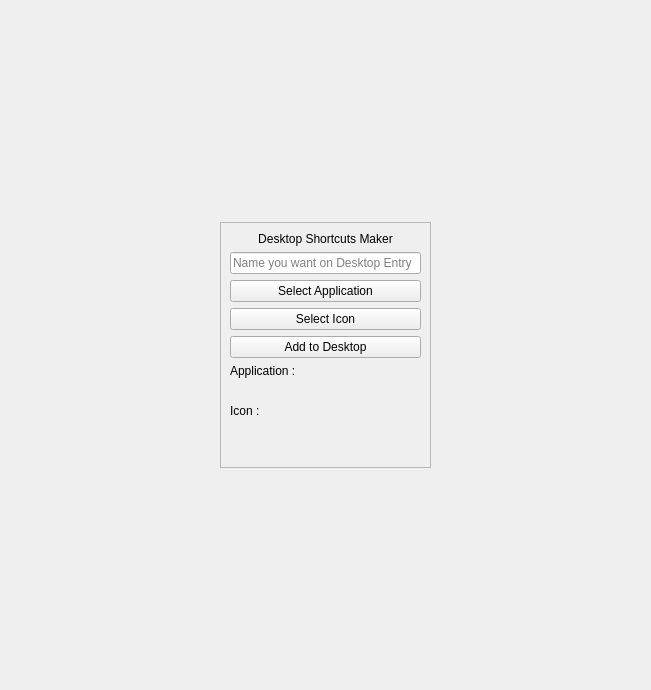
<?xml version="1.0" encoding="UTF-8"?>
<ui version="4.0">
 <class>MainWindow</class>
 <widget class="QMainWindow" name="MainWindow">
  <property name="geometry">
   <rect>
    <x>0</x>
    <y>0</y>
    <width>651</width>
    <height>690</height>
   </rect>
  </property>
  <property name="windowTitle">
   <string>MainWindow</string>
  </property>
  <widget class="QWidget" name="centralwidget">
   <layout class="QGridLayout" name="gridLayout">
    <item row="1" column="0">
     <spacer name="horizontalSpacer">
      <property name="orientation">
       <enum>Qt::Orientation::Horizontal</enum>
      </property>
      <property name="sizeHint" stdset="0">
       <size>
        <width>40</width>
        <height>20</height>
       </size>
      </property>
     </spacer>
    </item>
    <item row="0" column="1">
     <spacer name="verticalSpacer">
      <property name="orientation">
       <enum>Qt::Orientation::Vertical</enum>
      </property>
      <property name="sizeHint" stdset="0">
       <size>
        <width>20</width>
        <height>40</height>
       </size>
      </property>
     </spacer>
    </item>
    <item row="1" column="2">
     <spacer name="horizontalSpacer_2">
      <property name="orientation">
       <enum>Qt::Orientation::Horizontal</enum>
      </property>
      <property name="sizeHint" stdset="0">
       <size>
        <width>40</width>
        <height>20</height>
       </size>
      </property>
     </spacer>
    </item>
    <item row="1" column="1">
     <widget class="QFrame" name="frame">
      <property name="frameShape">
       <enum>QFrame::Shape::StyledPanel</enum>
      </property>
      <property name="frameShadow">
       <enum>QFrame::Shadow::Raised</enum>
      </property>
      <layout class="QVBoxLayout" name="verticalLayout">
       <item>
        <layout class="QVBoxLayout" name="verticalLayout_2">
         <item>
          <widget class="QLabel" name="label_3">
           <property name="styleSheet">
            <string notr="true">font: 18pt &quot;Segoe UI&quot;;</string>
           </property>
           <property name="text">
            <string>Desktop Shortcuts Maker</string>
           </property>
           <property name="alignment">
            <set>Qt::AlignmentFlag::AlignCenter</set>
           </property>
          </widget>
         </item>
         <item>
          <widget class="QLineEdit" name="app_name">
           <property name="placeholderText">
            <string>Name you want on Desktop Entry</string>
           </property>
          </widget>
         </item>
         <item>
          <widget class="QPushButton" name="pushButton">
           <property name="text">
            <string>Select Application</string>
           </property>
          </widget>
         </item>
         <item>
          <widget class="QPushButton" name="pushButton_2">
           <property name="text">
            <string>Select Icon</string>
           </property>
          </widget>
         </item>
         <item>
          <widget class="QPushButton" name="pushButton_3">
           <property name="text">
            <string>Add to Desktop</string>
           </property>
          </widget>
         </item>
         <item>
          <widget class="QLabel" name="label">
           <property name="text">
            <string>Application :</string>
           </property>
          </widget>
         </item>
         <item>
          <widget class="QLabel" name="app">
           <property name="text">
            <string/>
           </property>
           <property name="alignment">
            <set>Qt::AlignmentFlag::AlignCenter</set>
           </property>
           <property name="wordWrap">
            <bool>true</bool>
           </property>
          </widget>
         </item>
         <item>
          <widget class="QLabel" name="label_2">
           <property name="text">
            <string>Icon : </string>
           </property>
           <property name="scaledContents">
            <bool>false</bool>
           </property>
          </widget>
         </item>
         <item>
          <widget class="QLabel" name="icon">
           <property name="text">
            <string/>
           </property>
           <property name="alignment">
            <set>Qt::AlignmentFlag::AlignLeading|Qt::AlignmentFlag::AlignLeft|Qt::AlignmentFlag::AlignVCenter</set>
           </property>
           <property name="wordWrap">
            <bool>true</bool>
           </property>
          </widget>
         </item>
         <item>
          <widget class="QLabel" name="debug_label">
           <property name="styleSheet">
            <string notr="true">color: rgb(165, 29, 45);</string>
           </property>
           <property name="text">
            <string/>
           </property>
           <property name="wordWrap">
            <bool>true</bool>
           </property>
          </widget>
         </item>
        </layout>
       </item>
      </layout>
     </widget>
    </item>
    <item row="2" column="1">
     <spacer name="verticalSpacer_2">
      <property name="orientation">
       <enum>Qt::Orientation::Vertical</enum>
      </property>
      <property name="sizeHint" stdset="0">
       <size>
        <width>20</width>
        <height>40</height>
       </size>
      </property>
     </spacer>
    </item>
   </layout>
  </widget>
 </widget>
 <resources/>
 <connections/>
</ui>
